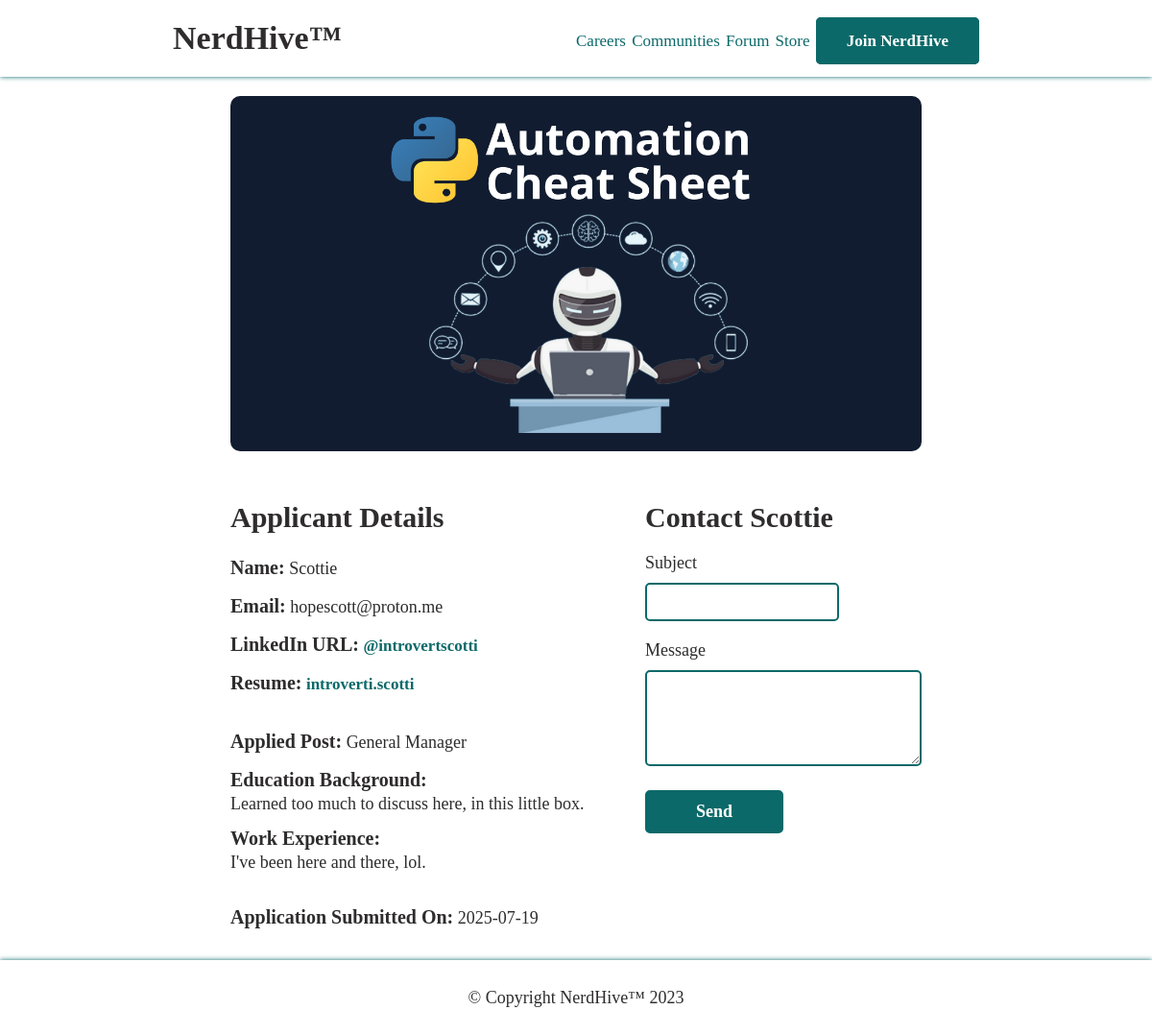
The app's page /5/review with its own data.
### tables this page shows
CREATE TABLE "applications" (
	"id"	INTEGER NOT NULL,
	"job_id"	INTEGER NOT NULL,
	"fullname"	TEXT NOT NULL,
	"email"	TEXT NOT NULL,
	"linkedin_url"	TEXT,
	"education_bg"	TEXT,
	"work_exp"	TEXT,
	"resume_url"	TEXT,
	"sent_on"	TEXT NOT NULL,
	PRIMARY KEY("id" AUTOINCREMENT),
	FOREIGN KEY("job_id") REFERENCES "jobs"("id")
);

CREATE TABLE "jobs" (
	"id"	INTEGER NOT NULL,
	"title"	TEXT NOT NULL,
	"company"	TEXT NOT NULL,
	"location"	TEXT NOT NULL,
	"about_company"	TEXT NOT NULL,
	"company_website" TEXT NOT NULL,
	"responsibilities"	TEXT NOT NULL,
	"requirements"	TEXT NOT NULL,
	"salary"	TEXT,
	"currency"	TEXT DEFAULT 'MK',
	"open_until" TEXT NOT NULL,
	PRIMARY KEY("id" AUTOINCREMENT)
);

### app.py (the view)
@app.route('/<application_id>/review')
def review_application(application_id):
    application_details = load_application_details(application_id)
    return render_template('review-application.html', details=application_details)

### database.py (called while the page is built)
def load_application_details(application_id):
    with sql.connect('nerdhive.sqlite') as conn:
            cursor = conn.cursor()
            application_data = cursor.execute(f'SELECT * FROM applications WHERE id="{application_id}"').fetchall()
            for application in application_data:
                applied_job = cursor.execute(f'SELECT * FROM jobs WHERE id = {application[1]}').fetchall()
                appl = {'id': application[0], 'job_title':applied_job[0][1], 'fullname': application[2], 'email': application[3], 'linkedin_url': application[4], 'education_bg': application[5], 'work_exp': application[6], 'resume_url': application[7], 'sent_on': application[8]}
    return appl

### templates/review-application.html (shortened to what this page needs)
<!DOCTYPE html>
<html lang="en">
    <head>
        <link rel="stylesheet" href="../static/css/main.css" />
    </head>
    <body>
        {% include 'header.html' %}
        <section class="job-details review">
            <div>
                <h3>Applicant Details</h3>
                <div>
                    <p><strong>Name:</strong> {{details['fullname']}}</p>
                    <p><strong>Email:</strong> {{details['email']}}</p>
                    <p>
                        <strong>LinkedIn URL:</strong>
                        <a href="{{details['linkedin_url']}}"
                            >{{details['linkedin_url']}}</a
                        >
                    </p>
                    <p>
                        <strong>Resume:</strong>
                        <a href="{{details['resume_url']}}"
                            >{{details['resume_url']}}</a
                        >
                    </p>
                    <br />
                    <p>
                        <strong>Applied Post:</strong> {{details['job_title']}}
                    </p>
                    <p>
                        <strong>Education Background:</strong>
                        <br />{{details['education_bg']}}
                    </p>
                    <p>
                        <strong>Work Experience:</strong>
                        <br />{{details['work_exp']}}
                    </p>
                    <br />
                    <p>
                        <strong>Application Submitted On:</strong>
                        {{details['sent_on']}}
                    </p>
                </div>
            </div>
            <div class="sidebar">
                <form action="" method="post">
                    <h2>Contact {{details['fullname']}}</h2>
                    <div class="form-control">
                        <label for="subject">Subject</label>
                        <input
                            type="text"
                            name="subject"
                            id="subject"
                            required
                        />
                    </div>
                    <div class="form-control">
                        <label for="message">Message</label>
                        <textarea
                            type="text"
                            name="message"
                            id="message"
                            required
                        ></textarea>
                    </div>
                    <div class="form-control">
                        <button type="submit">Send</button>
                    </div>
                </form>
            </div>
        </section>
        {% include 'footer.html' %}
    </body>
</html>

### templates/header.html
<header>
    <div class="nav-container">
        <div class="logo">
            <a href="/">
                <h1>NerdHive&trade;</h1>
            </a>
        </div>
        <ul class="nav-menu">
            <li><a href="/careers">Careers</a></li>
            <li><a href="/communities">Communities</a></li>
            <li><a href="/forum">Forum</a></li>
            <li><a href="/store">Store</a></li>
            <li><a class="button" href="/join">Join NerdHive</a></li>
        </ul>
    </div>
</header>
<section class="showcase">
    <img
        src="../static/img/showcase.png"
        alt="NerdHive Developer"
        width="100%"
    />
</section>

### templates/footer.html
<footer>
    <p>&copy; Copyright NerdHive&trade; 2023</p>
</footer>

### static/css/main.css (style rules this page uses)
*, *:before, *::after { padding: 0; margin: 0; box-sizing: border-box; font-family: "Ubuntu Mono"; color: #2e2c2c; }
html { font-size: 62.5%; }
a { text-decoration: none; color: #0c6969; font-size: 1.7rem; }
header { width: 100%; height: 8rem; box-shadow: 0rem 0rem 0.5rem #0c6969; position: fixed; top: 0; left: 0; background: #fff; }
header .nav-container { display: flex; align-items: center; justify-content: space-between; width: 70%; margin: auto; height: 100%; }
.nav-container .nav-menu { list-style: none; width: 50%; display: flex; justify-content: space-between; font-size: 2.5rem; }
section { width: 60%; margin: auto; }
section.showcase { width: 60%; margin-top: 10rem; }
section.showcase img, .sidebar > img { border-radius: 1rem; }
h2 { text-align: center; font-size: 4rem; margin: 4rem 0rem; }
.button { padding: 1.3rem 3rem; background: #0c6969; color: #fff; border-radius: 0.5rem; font-weight: bold; border: 0.2rem #0c6969 solid; width: 10%; }
.applications li a, section.job-details a { padding: 1.3rem 3rem; background: #0c6969; color: #fff; border-radius: 0.5rem; font-weight: bold; border: 0.2rem #0c6969 solid; }
section.job-details { font-size: 1.8rem; width: 60%; margin: auto; margin-top: 5rem; display: flex; justify-content: space-between; }
section.job-details > div { width: 55%; }
section.job-details > .sidebar { width: 40%; }
section.job-details > .sidebar form h2 { margin-bottom: 2rem; margin-top: 0; font-size: 3rem; text-align: left; }
section.job-details > .sidebar .form-control input { width: 70%; }
section.job-details > .sidebar .form-control textarea { width: 100%; }
section.job-details > .sidebar .form-control button { width: 50%; }
section.job-details h3 { margin-top: 3rem; font-size: 2.5rem; }
section.job-details p { margin-top: 1rem; }
section.job-details a { display: block; margin-top: 4rem; width: fit-content; }
section.review > div { width: 55%; }
section.review h3 { margin-top: 0; font-size: 3rem; margin-bottom: 2rem; }
section.review strong { font-size: 2rem; line-height: 3rem; }
section.review a, section.job-details p > a { background: none; color: #0c6969; display: inline; padding: 0; }
section.review a:hover, section.job-details p > a { border: none; }
.form-control { width: 100%; margin-bottom: 2rem; }
.form-control label { display: block; margin-bottom: 1rem; font-size: 1.8rem; }
.form-control input { border: #0c6969 0.2rem solid; border-radius: 0.5rem; padding: 0.5rem; font-size: 1.8rem; font-family: "Ubuntu Mono"; width: 90%; height: 4rem; }
.form-control textarea { width: 95%; height: 10rem; border: #0c6969 0.2rem solid; border-radius: 0.5rem; padding: 0.5rem; font-size: 1.8rem; font-family: "Ubuntu Mono"; }
.form-control button { background: #0c6969; border: #0c6969 0.2rem solid; padding: 1rem 2rem; color: #fff; width: 22.5%; cursor: pointer; border-radius: 0.5rem; font-size: 1.8rem; font-weight: bold; }
footer { width: 100%; height: 8rem; display: flex; align-items: center; justify-content: center; font-size: 1.8rem; box-shadow: 0rem 0rem 0.5rem #0c6969; margin-top: 3rem; }

### records on screen
applications: fullname "Scottie", email "hopescott@proton.me", linkedin_url "@introvertscotti", resume_url "introverti.scotti", education_bg "Learned too much to discuss here, in this little box.", work_exp "I've been here and there, lol.", sent_on "2025-07-19"
jobs: job_title "General Manager"
